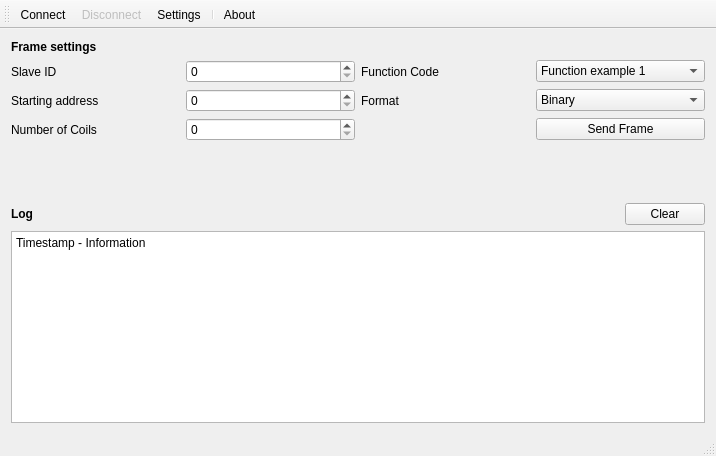
<?xml version="1.0" encoding="UTF-8"?>
<ui version="4.0">
 <class>MainWindow</class>
 <widget class="QMainWindow" name="MainWindow">
  <property name="geometry">
   <rect>
    <x>0</x>
    <y>0</y>
    <width>716</width>
    <height>456</height>
   </rect>
  </property>
  <property name="windowTitle">
   <string>Modbus Master</string>
  </property>
  <property name="windowIcon">
   <iconset resource="icons.qrc">
    <normaloff>:/icons/disconnect-icon.png</normaloff>:/icons/disconnect-icon.png</iconset>
  </property>
  <property name="toolButtonStyle">
   <enum>Qt::ToolButtonTextUnderIcon</enum>
  </property>
  <widget class="QWidget" name="centralWidget">
   <layout class="QVBoxLayout" name="verticalLayout">
    <item>
     <layout class="QVBoxLayout" name="frameSettingVBoxLayout">
      <item>
       <widget class="QLabel" name="frameSettingsLabel">
        <property name="font">
         <font>
          <weight>75</weight>
          <bold>true</bold>
         </font>
        </property>
        <property name="text">
         <string>Frame settings</string>
        </property>
       </widget>
      </item>
     </layout>
    </item>
    <item>
     <layout class="QGridLayout" name="frameSettingGridLayout">
      <item row="0" column="2">
       <widget class="QLabel" name="functionCodeLabel">
        <property name="text">
         <string>Function Code</string>
        </property>
       </widget>
      </item>
      <item row="0" column="1">
       <widget class="QSpinBox" name="slaveIDSpinBox"/>
      </item>
      <item row="0" column="3">
       <widget class="QComboBox" name="functionCodeComboBox">
        <item>
         <property name="text">
          <string>Function example 1</string>
         </property>
        </item>
        <item>
         <property name="text">
          <string>Function example 2</string>
         </property>
        </item>
       </widget>
      </item>
      <item row="0" column="0">
       <widget class="QLabel" name="slaveIDLabel">
        <property name="text">
         <string>Slave ID</string>
        </property>
       </widget>
      </item>
      <item row="1" column="0">
       <widget class="QLabel" name="startingAddressLabel">
        <property name="text">
         <string>Starting address</string>
        </property>
       </widget>
      </item>
      <item row="1" column="1">
       <widget class="QSpinBox" name="startingAddressSpinBox"/>
      </item>
      <item row="1" column="2">
       <widget class="QLabel" name="formatLabel">
        <property name="text">
         <string>Format</string>
        </property>
       </widget>
      </item>
      <item row="1" column="3">
       <widget class="QComboBox" name="formatComboBox">
        <item>
         <property name="text">
          <string>Binary</string>
         </property>
        </item>
        <item>
         <property name="text">
          <string>Decimal</string>
         </property>
        </item>
       </widget>
      </item>
      <item row="2" column="0">
       <widget class="QLabel" name="numberOfCoilsLabel">
        <property name="text">
         <string>Number of Coils</string>
        </property>
       </widget>
      </item>
      <item row="2" column="1">
       <widget class="QSpinBox" name="numberOfCoilsSpinBox"/>
      </item>
      <item row="2" column="3">
       <widget class="QPushButton" name="sendFrameButton">
        <property name="text">
         <string>Send Frame</string>
        </property>
       </widget>
      </item>
     </layout>
    </item>
    <item>
     <spacer name="verticalSpacer">
      <property name="orientation">
       <enum>Qt::Vertical</enum>
      </property>
      <property name="sizeHint" stdset="0">
       <size>
        <width>20</width>
        <height>40</height>
       </size>
      </property>
     </spacer>
    </item>
    <item>
     <layout class="QHBoxLayout" name="logLayout">
      <item>
       <widget class="QLabel" name="logLabel">
        <property name="font">
         <font>
          <weight>75</weight>
          <bold>true</bold>
         </font>
        </property>
        <property name="text">
         <string>Log</string>
        </property>
       </widget>
      </item>
      <item>
       <spacer name="horizontalSpacer">
        <property name="orientation">
         <enum>Qt::Horizontal</enum>
        </property>
        <property name="sizeHint" stdset="0">
         <size>
          <width>40</width>
          <height>20</height>
         </size>
        </property>
       </spacer>
      </item>
      <item>
       <widget class="QPushButton" name="clearLogsButton">
        <property name="text">
         <string>Clear</string>
        </property>
       </widget>
      </item>
     </layout>
    </item>
    <item>
     <widget class="QPlainTextEdit" name="logsArea">
      <property name="enabled">
       <bool>true</bool>
      </property>
      <property name="readOnly">
       <bool>true</bool>
      </property>
      <property name="plainText">
       <string>Timestamp - Information</string>
      </property>
     </widget>
    </item>
   </layout>
  </widget>
  <widget class="QMenuBar" name="menuBar">
   <property name="geometry">
    <rect>
     <x>0</x>
     <y>0</y>
     <width>716</width>
     <height>21</height>
    </rect>
   </property>
  </widget>
  <widget class="QToolBar" name="mainToolBar">
   <property name="windowTitle">
    <string>menu</string>
   </property>
   <attribute name="toolBarArea">
    <enum>TopToolBarArea</enum>
   </attribute>
   <attribute name="toolBarBreak">
    <bool>true</bool>
   </attribute>
   <addaction name="actionConnect"/>
   <addaction name="actionDisconnect"/>
   <addaction name="actionConnection_Settings"/>
   <addaction name="separator"/>
   <addaction name="actionAbout"/>
  </widget>
  <widget class="QStatusBar" name="statusBar"/>
  <action name="actionConnect">
   <property name="checkable">
    <bool>false</bool>
   </property>
   <property name="icon">
    <iconset resource="icons.qrc">
     <normaloff>:/connect-icon</normaloff>:/connect-icon</iconset>
   </property>
   <property name="text">
    <string>Connect</string>
   </property>
  </action>
  <action name="actionDisconnect">
   <property name="enabled">
    <bool>false</bool>
   </property>
   <property name="icon">
    <iconset resource="icons.qrc">
     <normaloff>:/icons/disconnect-icon.png</normaloff>:/icons/disconnect-icon.png</iconset>
   </property>
   <property name="text">
    <string>Disconnect</string>
   </property>
  </action>
  <action name="actionConnection_Settings">
   <property name="icon">
    <iconset resource="icons.qrc">
     <normaloff>:/icons/setting-icon.png</normaloff>:/icons/setting-icon.png</iconset>
   </property>
   <property name="text">
    <string>Settings</string>
   </property>
   <property name="toolTip">
    <string>Connection Settings</string>
   </property>
  </action>
  <action name="actionAbout">
   <property name="icon">
    <iconset resource="icons.qrc">
     <normaloff>:/icons/help-icon.png</normaloff>:/icons/help-icon.png</iconset>
   </property>
   <property name="text">
    <string>About</string>
   </property>
  </action>
 </widget>
 <layoutdefault spacing="6" margin="11"/>
 <resources>
  <include location="icons.qrc"/>
 </resources>
 <connections/>
</ui>
